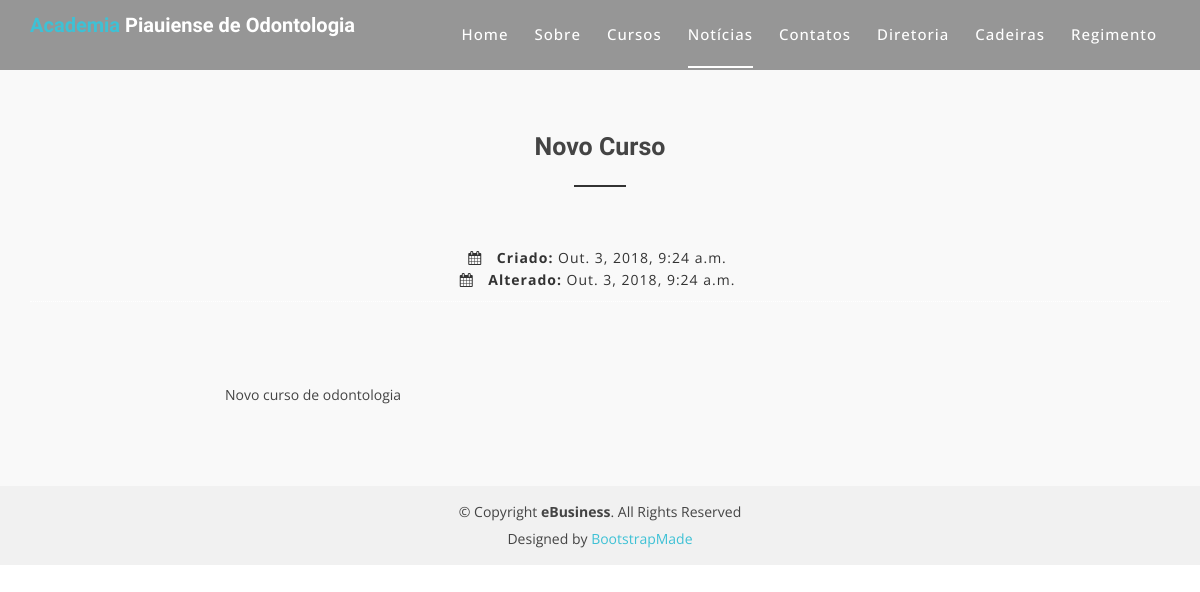
Screenshot of /curso/detalha/4/ with the database file from the repository.
### core/models.py (models this page shows)
class Curso(models.Model):
	nome = models.CharField(max_length=1000)
	descricao = models.CharField(max_length=1000)
	conteudo = models.CharField(max_length=1000)
	criado = models.DateTimeField(auto_now_add=True)
	modificado = models.DateTimeField(auto_now=True)

### front/views.py (the view)
# urls.py: path('curso/detalha/<int:id_curso>/', views.detalha_curso, name='front_detalha_curso'),
def detalha_curso(request, id_curso):
	curso = Curso.objects.get(id=id_curso)
	return render(request, 'front_detalha_curso.html', {'curso': curso})

### front/templates/front_detalha_curso.html (shortened to what this page needs)
{% load staticfiles %}
<!doctype html>
<html lang="pt-br">
<head>
  <link href="{% static "lib/bootstrap/css/bootstrap.min.css" %}" rel="stylesheet">
  <link href="{% static "lib/nivo-slider/css/nivo-slider.css" %}" rel="stylesheet">
  <link href="{% static "lib/owlcarousel/owl.carousel.css" %}" rel="stylesheet">
  <link href="{% static "lib/owlcarousel/owl.transitions.css" %}" rel="stylesheet">
  <link href="{% static "lib/font-awesome/css/font-awesome.min.css" %}" rel="stylesheet">
  <link href="{% static "lib/animate/animate.min.css" %}" rel="stylesheet">
  <link href="{% static "lib/venobox/venobox.css" %}" rel="stylesheet">
  <link href="{% static "css/nivo-slider-theme.css" %}" rel="stylesheet">
  <link href="{% static "css/style.css" %}" rel="stylesheet">
  <link href="{% static "css/responsive.css" %}" rel="stylesheet">
  <link href="{% static "css/noticia.css" %}" rel="stylesheet">
</head>
<body data-spy="scroll" data-target="#navbar-example">
  <header>
    <div id="sticker" class="header-area">
      <div class="container">
        <div class="row">
          <div class="col-md-12 col-sm-12">
            <nav class="navbar navbar-default">
              <div class="navbar-header">
                <a class="navbar-brand page-scroll sticky-logo" href="{% url 'index' %}">
                  <h1><span>Academia</span> Piauiense de Odontologia</h1>
                </a>
              </div>
              <div class="collapse navbar-collapse main-menu bs-example-navbar-collapse-1" id="navbar-example">
                <ul class="nav navbar-nav navbar-right">
                  <li class="active">
                    <a class="page-scroll" href="{% url 'index' %}#home">Home</a>
                  </li>
                  <li>
                    <a class="page-scroll" href="{% url 'index' %}#sobre">Sobre</a>
                  </li>
                  <li>
                    <a class="page-scroll" href="{% url 'index' %}#cursos">Cursos</a>
                  </li>
                  <li>
                    <a class="page-scroll" href="#noticias">Notícias</a>
                  </li>
                  <li>
                    <a class="page-scroll" href="{% url 'index' %}#contatos">Contatos</a>
                  </li>
                  <li>
                    <a href="{% url 'front_diretoria' %}">Diretoria</a>
                  </li>
                  <li>
                    <a class="page-scroll" href="#cadeiras">Cadeiras</a>
                  </li>
                  <li>
                    <a href="{% url 'front_estatuto' %}">Regimento</a>
                  </li>
                </ul>
              </div>
            </nav>
          </div>
        </div>
      </div>
    </div>
  </header>
  <div id="noticias" class="about-area area-padding">
    <div class="container">
      <div class="row">
        <div class="col-md-12 col-sm-12 col-xs-12">
          <div class="section-headline text-center">
            <h2 class="titulo-noticia">{{curso.nome}}</h2>
            <div class="blog-meta">
                <span class="date-type">
                  <i class="fa fa-calendar"></i> <b>Criado: </b>{{curso.criado}}
                </span>
                <br>
                <span class="date-type">
                  <i class="fa fa-calendar"></i> <b>Alterado: </b>{{curso.modificado}}
                </span>
              </div>
          </div>
        </div>
        <div class="col-md-2 col-sm-2 col-xs-2 imagem-noticia">
        </div>
        <div class="col-md-6 col-sm-6 col-xs-6 imagem-noticia">
          {{curso.conteudo}}
        </div>
      </div>
    </div>
  </div>
  <footer>
    <div class="footer-area-bottom">
      <div class="container">
        <div class="row">
          <div class="col-md-12 col-sm-12 col-xs-12">
            <div class="copyright text-center">
              <p>
                &copy; Copyright <strong>eBusiness</strong>. All Rights Reserved
              </p>
            </div>
            <div class="credits">
              Designed by <a href="https://bootstrapmade.com/">BootstrapMade</a>
            </div>
          </div>
        </div>
      </div>
    </div>
  </footer>
</body>
</html>

### front/static/css/style.css (style rules this page uses)
html, body { height: 100%; }
p { margin: 0 0 15px; color: #444; }
h1, h2, h3, h4, h5, h6 { font-family: 'Raleway', sans-serif; margin: 0 0 15px; color: #444; font-weight: 500; }
h1 { font-size: 48px; line-height: 50px; }
h2 { font-size: 38px; line-height: 40px; }
a { transition: all 0.3s ease 0s; text-decoration: none; }
body { background: #fff none repeat scroll 0 0; color: #444; font-family: 'Open Sans', sans-serif; font-size: 14px; text-align: left; overflow-x: hidden; line-height: 22px; }
ul { list-style: outside none none; margin: 0; padding: 0; }
.area-padding { padding: 70px 0px 80px; }
.section-headline h2 { display: inline-block; font-size: 40px; font-weight: 600; margin-bottom: 70px; position: relative; text-transform: capitalize; }
.section-headline h2::after { border: 1px solid #333; bottom: -20px; content: ""; left: 0; margin: 0 auto; position: absolute; right: 0; width: 40%; }
.header-area { position: absolute; top: 0; left: 0; width: 100%; height: auto; background: rgba(0, 0, 0, 0.40); z-index: 9; }
.navbar-header a.navbar-brand { display: inline-block; height: 70px; padding: 15px 0; }
.main-menu ul.navbar-nav li { display: inline-block; padding: 0px 13px; }
.main-menu ul.navbar-nav li a { background: rgba(0, 0, 0, 0) none repeat scroll 0 0; color: #fff; font-size: 15px; font-weight: 500; padding: 24px 0px; text-transform: capitalize; letter-spacing: 1px; }
.main-menu ul.navbar-nav li.active a::after { border: 1px solid #fff; bottom: 0px; content: ""; left: 0; position: absolute; width: 100%; }
.main-menu ul.navbar-nav li.active a { background: rgba(0, 0, 0, 0) none repeat scroll 0 0; color: #fff; position: relative; }
.navbar { border: medium none; margin-bottom: 0; }
.navbar-default { background: rgba(0, 0, 0, 0) none repeat scroll 0 0; }
.sticky-logo h1 { color: #fff; padding: 0; margin: 0; font-size: 20px; font-weight: bold; line-height: 1; }
.sticky-logo h1 span { color: #3ec1d5; }
.about-area { background-color: #f9f9f9; }
.blog-meta span i { padding-right: 10px; }
.blog-meta { border-bottom: 1px dotted #fff; padding: 10px 0; }
.comments-type>a, .date-type, .blog-meta span.comments-type { color: #333; letter-spacing: 1px; margin-right: 5px; }
.footer-area-bottom { background: #f1f1f1 none repeat scroll 0 0; padding: 15px 0; }
.copyright>p { margin-bottom: 0; color: #444; }
.copyright a, .credits a { color: #3EC1D5; }
.credits { padding-top: 5px; text-align: center; }

### front/static/css/noticia.css (style rules this page uses)
.imagem-noticia { margin-top: 7%; }
.titulo-noticia { font-size: 25px; }
.section-headline h2 { font-size: 25px; margin-top: 5%; }

### rows the page displays
Curso: nome "Novo Curso", criado "Out. 3, 2018, 9:24 a.m.", modificado "Out. 3, 2018, 9:24 a.m.", conteudo "Novo curso de odontologia"
